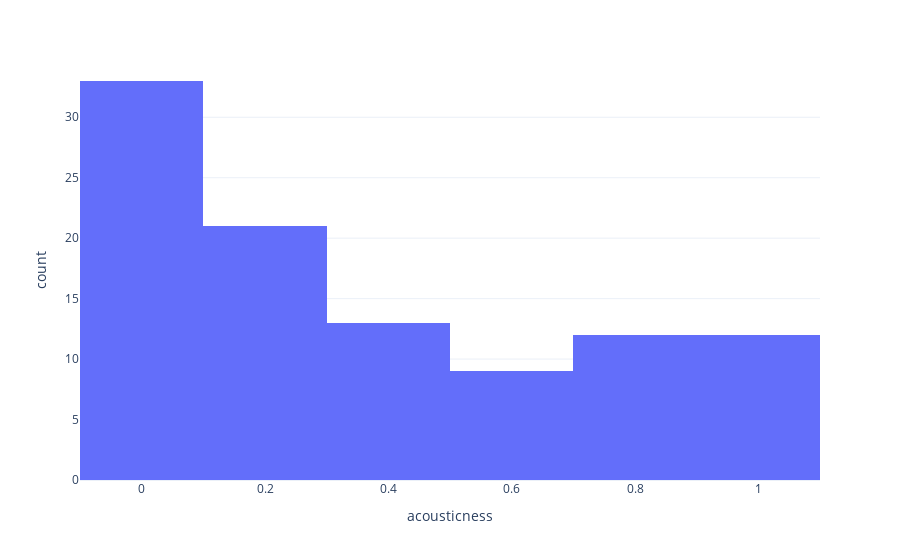

Here is the notebook cell this chart was saved with:
### Code cell
fig = px.histogram(feature_df, x="acousticness")
fig.show()

### Figure 1 — Plotly figure (JSON) as saved in the notebook; plotly's stock layout.template omitted (floating-point values rounded to 4 significant figures)
{"data": [{"alignmentgroup": "True", "bingroup": "x", "hovertemplate": "acousticness=%{x}<br>count=%{y}<extra></extra>", "legendgroup": "", "marker": {"color": "#636efa", "pattern": {"shape": ""}}, "name": "", "offsetgroup": "", "orientation": "v", "showlegend": false, "type": "histogram", "x": [0.627, 0.0203, 0.023, 0.0175, 0.0104, 0.768, 0.402, 0.198, 0.526, 0.915, 0.263, 0.26, 0.32, 0.0553, 0.2, 0.832, 0.000257, 0.209, 0.0175, 0.287, 0.0352, 0.928, 0.459, 0.69, 0.456, 0.66, 0.00889, 0.487, 0.91, 0.000316, 0.0477, 0.987, 0.561, 0.0148, 0.316, 0.0647, 0.171, 0.0562, 0.0166, 0.111, 0.0609, 0.447, 0.929, 0.0777, 0.219, 0.692, 0.209, 0.219, 0.23, 0.000295, 0.845, 0.255, 0.667, 0.302, 0.464, 0.00644, 0.857, 0.705, 0.00821, 0.217, 0.77, 0.974, 0.177, 0.229, 0.0917, 0.712, 0.95, 0.833, 0.926, 0.0734, 0.15, 0.941, 0.615, 0.924, 0.167, 0.0411, 0.211, 0.104, 0.266, 0.00784, 0.42, 0.667, 0.753, 0.000747, 0.354, 0.452, 0.0265, 0.785, 0.795, 0.0547, 5.63e-06, 0.975, 0.019, 0.0561, 0.774, 0.0289, 1.9e-05, 0.413, 0.00627, 0.92], "xaxis": "x", "yaxis": "y"}], "layout": {"barmode": "relative", "legend": {"tracegroupgap": 0}, "margin": {"t": 60}, "xaxis": {"anchor": "y", "domain": [0, 1], "title": {"text": "acousticness"}}, "yaxis": {"anchor": "x", "domain": [0, 1], "title": {"text": "count"}}}}
